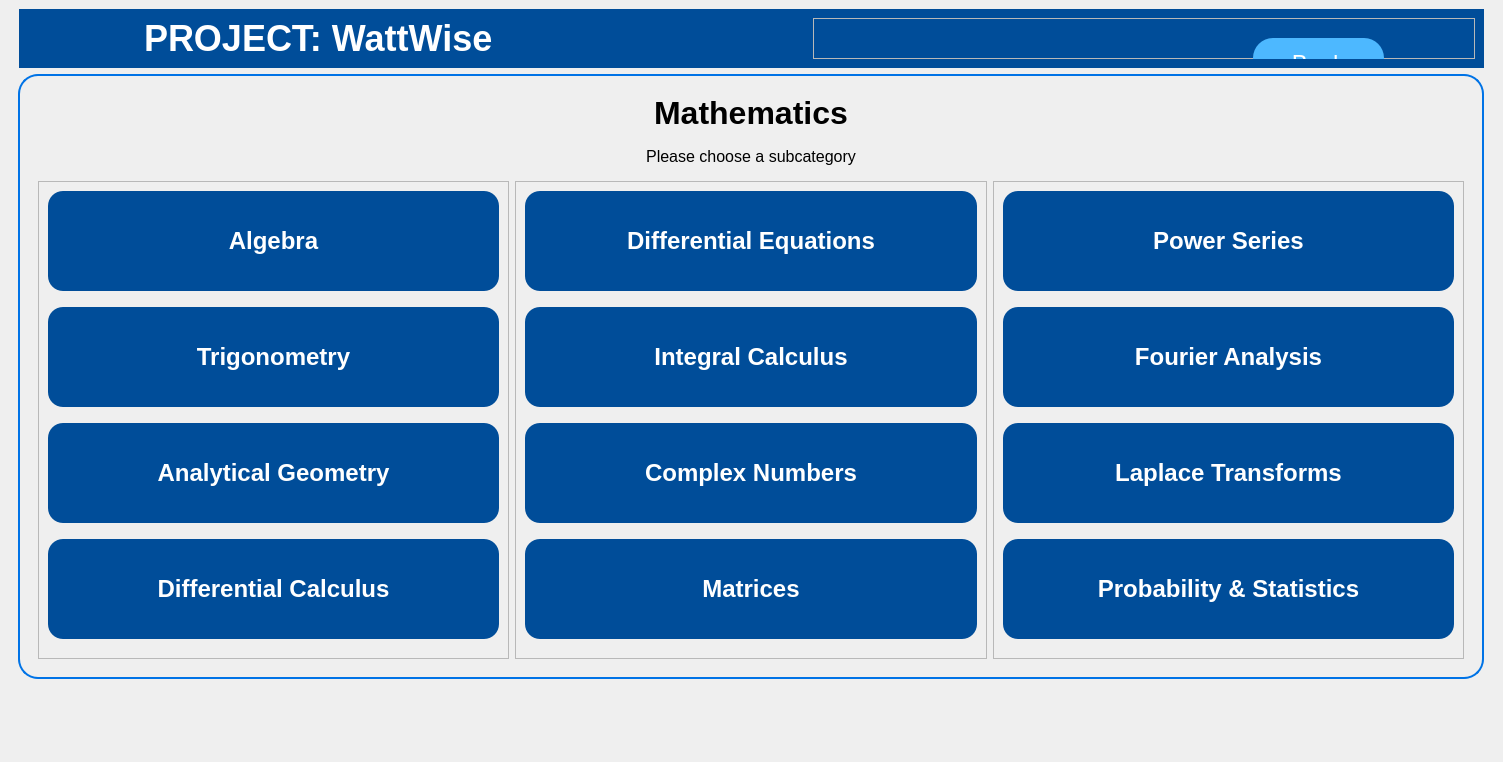
<?xml version="1.0" encoding="UTF-8"?>
<ui version="4.0">
 <class>MainWindow</class>
 <widget class="QMainWindow" name="MainWindow">
  <property name="geometry">
   <rect>
    <x>0</x>
    <y>0</y>
    <width>1503</width>
    <height>762</height>
   </rect>
  </property>
  <property name="cursor">
   <cursorShape>ArrowCursor</cursorShape>
  </property>
  <property name="windowTitle">
   <string>MainWindow</string>
  </property>
  <property name="styleSheet">
   <string notr="true">#header {
	background-color: #004d99;
	padding-left: 10px;
	margin-left: 10px;
	margin-right: 10px;
}

#labelMainMenuTitle {
	font-size: 32px;
	font-weight: bold;
	margin-bottom: 10px;
	margin-top: 10px;
}

#labelSelection {
	font-size: 16px;
}

#title {
	color: white;
	font-weight: bold;
	font-size: 36px;
}

#btnBack {
	background-color: #4db8ff;
	border-radius: 20px;
	color: white;
	margin-top: 10px;
	font-size: 24px;
	height: 50px;
}

#btnBack:hover {
	background-color: #1AA4FF;
}

#menuFrame {
	border: 2px solid #0073e6;
	border-radius: 20px;
	margin-right: 10px;
	margin-left: 3px;
}

#menuFrame QPushButton {
	color: #ffffff;
	background-color:  #004d99;
	border-radius: 15px;
	font-weight: bold;
	font-size: 24px;
	height: 80px;
	padding: 10px 16px;
	margin-bottom: 10px;
}

#menuFrame QPushButton:hover {
	background-color: #0067CC;
}</string>
  </property>
  <widget class="QWidget" name="centralwidget">
   <layout class="QFormLayout" name="formLayout_2">
    <item row="0" column="0" colspan="2">
     <widget class="QFrame" name="header">
      <property name="baseSize">
       <size>
        <width>0</width>
        <height>0</height>
       </size>
      </property>
      <layout class="QGridLayout" name="gridLayout_2">
       <item row="0" column="2">
        <widget class="QFrame" name="frame">
         <property name="frameShape">
          <enum>QFrame::StyledPanel</enum>
         </property>
         <property name="frameShadow">
          <enum>QFrame::Raised</enum>
         </property>
         <widget class="QPushButton" name="btnBack">
          <property name="geometry">
           <rect>
            <x>440</x>
            <y>10</y>
            <width>131</width>
            <height>61</height>
           </rect>
          </property>
          <property name="sizePolicy">
           <sizepolicy hsizetype="Preferred" vsizetype="Preferred">
            <horstretch>0</horstretch>
            <verstretch>0</verstretch>
           </sizepolicy>
          </property>
          <property name="minimumSize">
           <size>
            <width>0</width>
            <height>0</height>
           </size>
          </property>
          <property name="baseSize">
           <size>
            <width>100</width>
            <height>100</height>
           </size>
          </property>
          <property name="cursor">
           <cursorShape>PointingHandCursor</cursorShape>
          </property>
          <property name="text">
           <string>Back</string>
          </property>
          <property name="icon">
           <iconset resource="../qrc/main_menu_rc.qrc">
            <normaloff>:/images/assets/arrow-left.svg</normaloff>:/images/assets/arrow-left.svg</iconset>
          </property>
          <property name="iconSize">
           <size>
            <width>28</width>
            <height>28</height>
           </size>
          </property>
         </widget>
        </widget>
       </item>
       <item row="0" column="0">
        <widget class="QLabel" name="logo">
         <property name="enabled">
          <bool>true</bool>
         </property>
         <property name="sizePolicy">
          <sizepolicy hsizetype="Preferred" vsizetype="Preferred">
           <horstretch>0</horstretch>
           <verstretch>0</verstretch>
          </sizepolicy>
         </property>
         <property name="maximumSize">
          <size>
           <width>100</width>
           <height>100</height>
          </size>
         </property>
         <property name="frameShadow">
          <enum>QFrame::Sunken</enum>
         </property>
         <property name="text">
          <string/>
         </property>
         <property name="pixmap">
          <pixmap resource="../qrc/main_menu_rc.qrc">:/images/assets/logo-white.png</pixmap>
         </property>
         <property name="scaledContents">
          <bool>true</bool>
         </property>
        </widget>
       </item>
       <item row="0" column="1">
        <widget class="QLabel" name="title">
         <property name="text">
          <string>PROJECT: WattWise</string>
         </property>
        </widget>
       </item>
      </layout>
     </widget>
    </item>
    <item row="1" column="1">
     <widget class="QFrame" name="menuFrame">
      <layout class="QFormLayout" name="formLayout">
       <item row="0" column="0" colspan="2">
        <widget class="QLabel" name="labelMainMenuTitle">
         <property name="text">
          <string>Mathematics</string>
         </property>
         <property name="alignment">
          <set>Qt::AlignCenter</set>
         </property>
        </widget>
       </item>
       <item row="2" column="0" colspan="2">
        <widget class="QFrame" name="subcategMainFrame">
         <layout class="QHBoxLayout" name="horizontalLayout_2">
          <item>
           <widget class="QFrame" name="frame_4">
            <property name="frameShape">
             <enum>QFrame::StyledPanel</enum>
            </property>
            <property name="frameShadow">
             <enum>QFrame::Raised</enum>
            </property>
            <layout class="QVBoxLayout" name="verticalLayout_3">
             <item>
              <widget class="QPushButton" name="btnAlgebra">
               <property name="cursor">
                <cursorShape>PointingHandCursor</cursorShape>
               </property>
               <property name="text">
                <string>Algebra</string>
               </property>
              </widget>
             </item>
             <item>
              <widget class="QPushButton" name="btnTrigonometry">
               <property name="cursor">
                <cursorShape>PointingHandCursor</cursorShape>
               </property>
               <property name="layoutDirection">
                <enum>Qt::LeftToRight</enum>
               </property>
               <property name="text">
                <string>Trigonometry</string>
               </property>
               <property name="autoDefault">
                <bool>false</bool>
               </property>
              </widget>
             </item>
             <item>
              <widget class="QPushButton" name="btnAnalyticalGeometry">
               <property name="sizePolicy">
                <sizepolicy hsizetype="Minimum" vsizetype="Fixed">
                 <horstretch>0</horstretch>
                 <verstretch>0</verstretch>
                </sizepolicy>
               </property>
               <property name="cursor">
                <cursorShape>PointingHandCursor</cursorShape>
               </property>
               <property name="styleSheet">
                <string notr="true"/>
               </property>
               <property name="text">
                <string>Analytical Geometry</string>
               </property>
               <property name="autoRepeat">
                <bool>false</bool>
               </property>
              </widget>
             </item>
             <item>
              <widget class="QPushButton" name="btnDifferentialCalculus">
               <property name="cursor">
                <cursorShape>PointingHandCursor</cursorShape>
               </property>
               <property name="text">
                <string>Differential Calculus</string>
               </property>
              </widget>
             </item>
            </layout>
           </widget>
          </item>
          <item>
           <widget class="QFrame" name="frame_3">
            <property name="frameShape">
             <enum>QFrame::StyledPanel</enum>
            </property>
            <property name="frameShadow">
             <enum>QFrame::Raised</enum>
            </property>
            <layout class="QVBoxLayout" name="verticalLayout_2">
             <item>
              <widget class="QPushButton" name="btnDifferentialEquations">
               <property name="cursor">
                <cursorShape>PointingHandCursor</cursorShape>
               </property>
               <property name="text">
                <string>Differential Equations</string>
               </property>
              </widget>
             </item>
             <item>
              <widget class="QPushButton" name="btnIntegralCalculus">
               <property name="cursor">
                <cursorShape>PointingHandCursor</cursorShape>
               </property>
               <property name="text">
                <string>Integral Calculus</string>
               </property>
              </widget>
             </item>
             <item>
              <widget class="QPushButton" name="btnComplexNumbers">
               <property name="cursor">
                <cursorShape>PointingHandCursor</cursorShape>
               </property>
               <property name="text">
                <string>Complex Numbers</string>
               </property>
              </widget>
             </item>
             <item>
              <widget class="QPushButton" name="btnMatrices">
               <property name="text">
                <string>Matrices</string>
               </property>
              </widget>
             </item>
            </layout>
           </widget>
          </item>
          <item>
           <widget class="QFrame" name="frame_2">
            <property name="frameShape">
             <enum>QFrame::StyledPanel</enum>
            </property>
            <property name="frameShadow">
             <enum>QFrame::Raised</enum>
            </property>
            <layout class="QVBoxLayout" name="verticalLayout">
             <item>
              <widget class="QPushButton" name="btnPowerSeries">
               <property name="cursor">
                <cursorShape>PointingHandCursor</cursorShape>
               </property>
               <property name="text">
                <string>Power Series</string>
               </property>
              </widget>
             </item>
             <item>
              <widget class="QPushButton" name="btnFourierAnalysis">
               <property name="cursor">
                <cursorShape>PointingHandCursor</cursorShape>
               </property>
               <property name="text">
                <string>Fourier Analysis</string>
               </property>
              </widget>
             </item>
             <item>
              <widget class="QPushButton" name="btnLaplaceTransforms">
               <property name="sizePolicy">
                <sizepolicy hsizetype="Minimum" vsizetype="Fixed">
                 <horstretch>0</horstretch>
                 <verstretch>0</verstretch>
                </sizepolicy>
               </property>
               <property name="cursor">
                <cursorShape>PointingHandCursor</cursorShape>
               </property>
               <property name="text">
                <string>Laplace Transforms</string>
               </property>
              </widget>
             </item>
             <item>
              <widget class="QPushButton" name="btnProbabilityStatistics">
               <property name="cursor">
                <cursorShape>PointingHandCursor</cursorShape>
               </property>
               <property name="text">
                <string>Probability &amp;&amp; Statistics</string>
               </property>
              </widget>
             </item>
            </layout>
           </widget>
          </item>
         </layout>
        </widget>
       </item>
       <item row="1" column="0" colspan="2">
        <widget class="QLabel" name="labelSelection">
         <property name="text">
          <string>Please choose a subcategory</string>
         </property>
         <property name="alignment">
          <set>Qt::AlignCenter</set>
         </property>
        </widget>
       </item>
      </layout>
     </widget>
    </item>
   </layout>
  </widget>
 </widget>
 <resources>
  <include location="../qrc/main_menu_rc.qrc"/>
 </resources>
 <connections/>
</ui>
